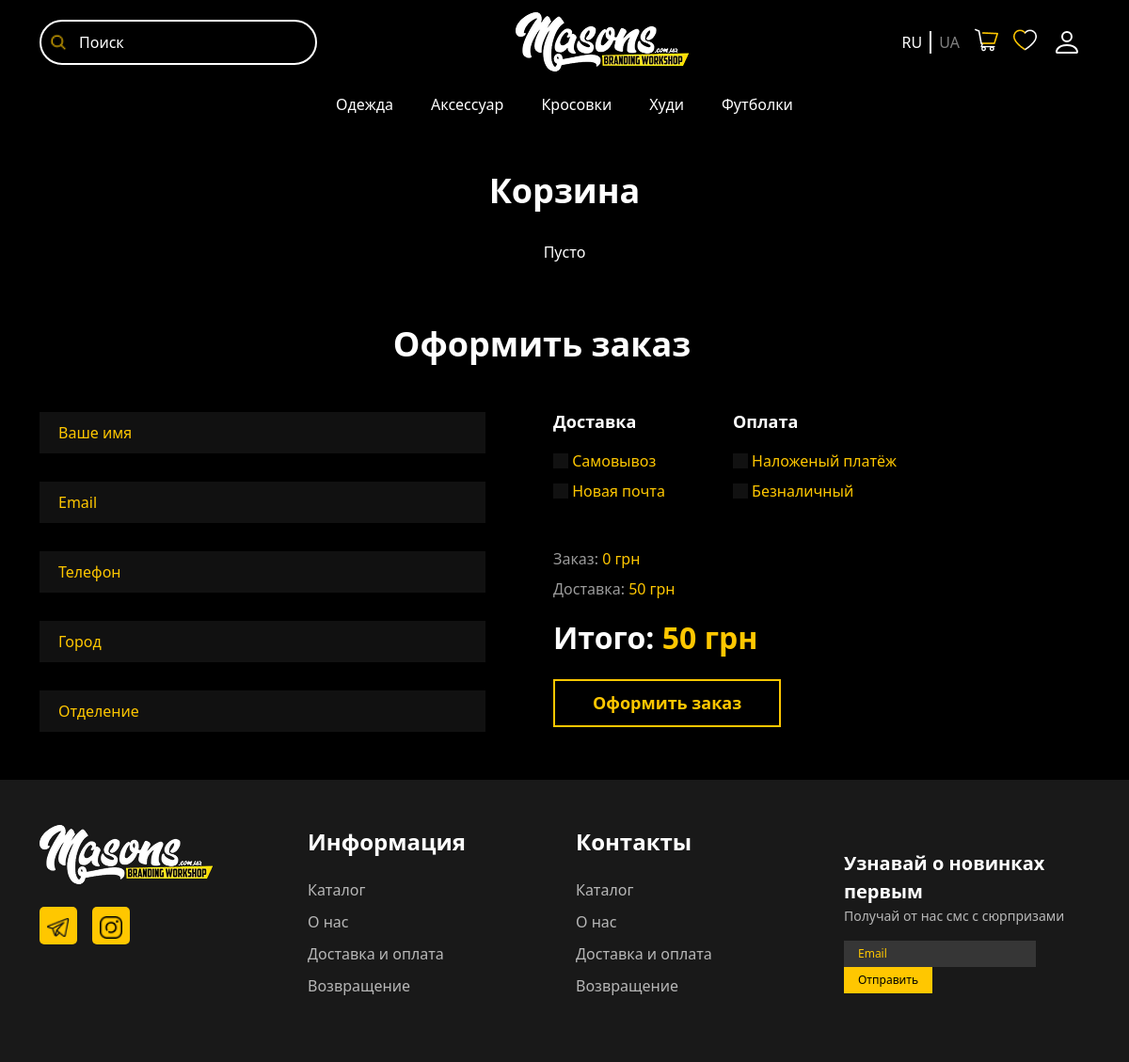
The page /cart/ (signed in) on the database as committed earlier.
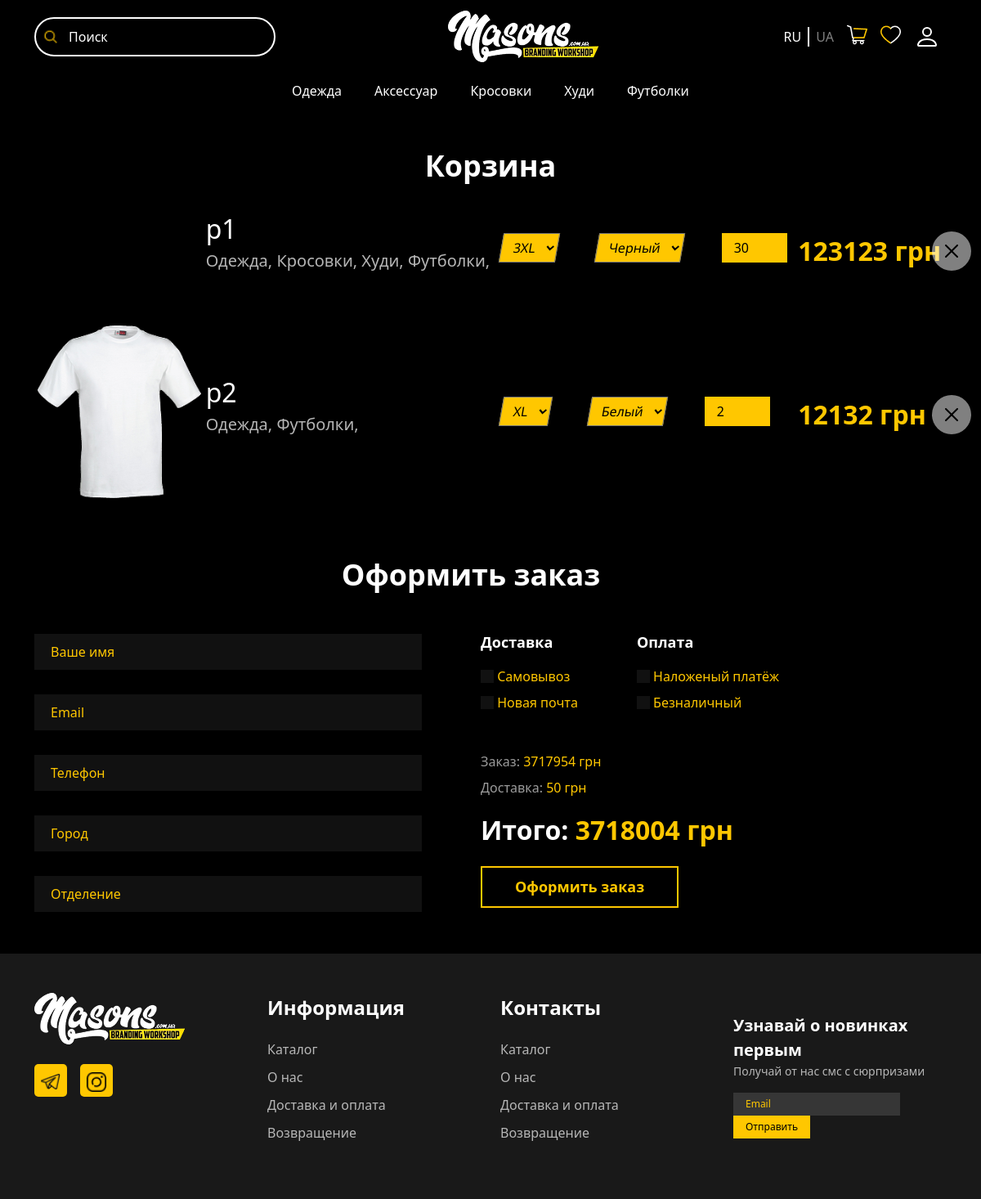
The same page on the database as committed later.
### products/models.py (models this page shows, shortened)
class TagsModel(models.Model):
    tag_name = models.CharField(max_length=50)
    def __str__(self):
        return self.tag_name

class ProdutsModel(models.Model):
    name = models.CharField(max_length=100)
    img = models.ImageField(upload_to='products/')
    description = models.TextField(max_length=500)
    price = models.PositiveIntegerField()
    tags = models.ManyToManyField(TagsModel)
    colors = models.ManyToManyField(ColorsModel)
    sizes = models.ManyToManyField(SizesModel)
    updated_at = models.DateTimeField(auto_now=True)
    created_at = models.DateTimeField(auto_now_add=True)

class SizesModel(models.Model):
    size_name = models.CharField(max_length=5)

class ColorsModel(models.Model):
    color_name = models.CharField(max_length=50)

### cart/models.py (models this page shows)
class CartModel(models.Model):
    product = models.ForeignKey(ProdutsModel, on_delete=models.CASCADE)
    user = models.ForeignKey(UsersModel, on_delete=models.CASCADE)
    size = models.ForeignKey(SizesModel, on_delete=models.SET_NULL, null=True)
    color = models.ForeignKey(ColorsModel, on_delete=models.SET_NULL, null=True)
    quantity = models.PositiveIntegerField(default=1)
    created_at = models.DateTimeField(auto_now_add=True)

### main/views.py (the view)
# urls.py: path('cart/', cart_view, name='cart'),
def cart_view(request):
    if not request.user.is_authenticated:
        return redirect('main:home')
    products = CartModel.objects.filter(user=request.user)
    payment = 0
    for cart_item in products:
        payment += cart_item.product.price * cart_item.quantity
    context = {
        'products': products,
        'payment': payment,
    }
    return render(request, 'mycart.html', context)

### main/templatetags/custom_tags.py (called while the page is built)
@register.simple_tag
def category_tags():
    return TagsModel.objects.all()

### templates/mycart.html (shortened to what this page needs)
{% extends 'base.html' %}
{% load static %}
{% block content %}
  {% include 'components/navbar.html' %}
  {% include 'components/category-nav.html' %}
  <div class="container content mycart py-5">
    <h5 class="title text-center">Корзина</h5>
    <div class="row list">
      <div class="col-12">
        <table class="w-100">
          {% for pr in products %}
            <tr class="product-item">
              <td class="text-center py-4">
                <img src="{{ pr.product.img.url }}" class="img-fluid product-img" alt="" />
              </td>
              <td class="py-4">
                <p class="name mb-0">{{ pr.product.name }}</p>
                <p class="categories">
                  {% for tag in pr.product.tags.all %}
                    {{ tag }},
                  {% endfor %}
                </p>
              </td>
              <td class="py-4">
                <form action="" class="filter-form">
                  <div class="d-flex gap-5">
                    <div class="d-flex">
                      <select name="" id="">
                        <option value="{{ pr.size.id }}">{{ pr.size.size_name }}</option>
                      </select>
                    </div>
                    <div class="d-flex">
                      <select name="" id="">
                        <option value="{{ pr.color.id }}">{{ pr.color.color_name }}</option>
                      </select>
                    </div>
                    <div class="d-flex">
                      <input type="number" class="number-inp" name="" max="100" min="0" id="" value="{{ pr.quantity }}" />
                    </div>
                  </div>
                </form>
              </td>
              <td class="position-relative py-4">
                <p class="price mt-4">{{ pr.product.price }} грн</p>
                <a href="{% url 'cart:delete_cart' id=pr.id %}" class="d-block btn-close cancel-btn position-absolute"></a>
              </td>
            </tr>
          {% empty %}
            <p class="text-center text-white mt-4">Пусто</p>
          {% endfor %}
        </table>
      </div>
    </div>
    <form action="{% url 'cart:order' %}" method="post" class=" pe-5">
      <div class="row checkout">
        <h5 class="title text-center mt-5 mb-5">Оформить заказ</h5>
        <div class="col-6">
          <div class="d-flex flex-column pe-5 gap-4 contact-form">
            <input required name="full_name" type="text" placeholder="Ваше имя" />
            <input required name="email" type="email" placeholder="Email" />
            <input required name="phone" type="text" placeholder="Телефон" />
            <input required name="city" type="text" placeholder="Город" />
            <input required name="section" type="text" placeholder="Отделение" />
          </div>
        </div>
        <div class="col-6">
          <div class="d-flex gap-5">
            <div>
              <p class="subtitle">Доставка</p>
              <div>
                <div>
                  <input required class="form-check-input radio-inp" type="radio" id="opt1" value="1" name="delivery_type" />
                  <label for="opt1">Самовывоз</label><br />
                </div>
                <div class="mt-2">
                  <input required class="form-check-input radio-inp" type="radio" id="opt2" value="2" name="delivery_type" />
                  <label for="opt2">Новая почта</label><br />
                </div>
              </div>
            </div>
            <div class="ms-4">
              <p class="subtitle">Оплата</p>
              <div>
                <div>
                  <input required class="form-check-input radio-inp" type="radio" id="op1" value="1" name="payment_type" />
                  <label for="op1">Наложеный платёж</label><br />
                </div>
                <div class="mt-2">
                  <input required  class="form-check-input radio-inp" type="radio" id="op2" value="2" name="payment_type" />
                  <label for="op2">Безналичный</label><br />
                </div>
              </div>
            </div>
          </div>
          <div class="mt-5 prices">
            <p class="m-0">
              Заказ: <span>{{payment}} грн</span>
            </p>
            <p class="m-0 mt-2">
              Доставка: <span>50 грн</span>
            </p>
          </div>
          <p class="m-0 mt-2 overall-price mt-3">
            Итого: <span>{{payment|add:50}} грн</span>
          </p>
          <button type="submit" class="buy-btn">Оформить заказ</button>
        </div>
      </div>
    </form>
  </div>
{% endblock %}

### templates/base.html (shortened to what this page needs)
{% load static %}
<!DOCTYPE html>
<html lang="en">
<head>
    <link rel="stylesheet" href="{% static 'bootstrap/css/bootstrap.css' %}">
    <link rel="stylesheet" href="{% static 'css/main.css' %}">
</head>
<body>
    {% block content %}
    {% endblock %}
     {% include './components/footer.html' %}
</body>
</html>

### templates/components/navbar.html (shortened to what this page needs)
{% load static %}
<nav class="navbar navbar-expand-lg mynav">
  <div class="container">
    <form action="{% url "main:search" %}" method="get" class="d-flex nav-search-form" role="search">
      <div class="position-relative">
        <button class="position-absolute h-100"><img class="img-fluid" src="{% static 'img/magnifier.png' %}" alt="" /></button>
        <input value="{{ request.GET.q }}" name="q" class="me-2" type="search" placeholder="Поиск" aria-label="Search" />
      </div>
    </form>
    <a class="navbar-brand" href="{% url 'main:home' %}"><img class="img-fluid" src="{% static 'img/brand.png' %}" alt="" /></a>
    <div class="" id="navbarSupportedContent">
      <ul class="navbar-nav me-auto mb-2 mb-lg-0">
        <li class="nav-item d-flex languages align-items-center">
          <a class="nav-link active" aria-current="page" href="#">RU</a>
          <div class="vertical-divider"></div>
          <a class="nav-link" aria-current="page" href="#">UA</a>
        </li>
        {% if request.user.is_authenticated %}
        <li class="nav-item">
          <a class="nav-link" aria-current="page" href="{%url 'main:cart'%}"><img src="{% static 'img/cart.png' %}" class="img-fluid" alt="" /></a>
        </li>
        <li class="nav-item">
          <a class="nav-link" aria-current="page" href="#"><img src="{% static 'img/like.png' %}" class="img-fluid" alt="" /></a>
        </li>
        <li class="nav-item">
          <a class="nav-link" aria-current="page" href="{% url "users:profile" %}">
          </a>
        </li>
        {% else %}
        <li class="nav-item">
          <a class="nav-link text-white" aria-current="page" href="{% url "users:login" %}">Вход</a>
        </li>
        {% endif %}
      </ul>
    </div>
  </div>
</nav>

### templates/components/category-nav.html
{% load custom_tags %}
{% category_tags as tags %}
<div>
    <ul class="cat-nav list-unstyled d-flex justify-content-center mb-0">
        {% for tag in tags %}
        <li class="{% if category.id == tag.id %}active{%endif%}"><a class="p-2 d-inline-block" href="{% url 'main:category' id=tag.id %}">{{tag.tag_name}}</a></li>
        {% endfor %}
    </ul>
</div>

### templates/components/footer.html (shortened to what this page needs)
{% load static %}
<div class="footer container-fluid py-5">
  <div class="container">
    <div class="row">
      <div class="col-3">
        <div>
          <img class="" src="{% static 'img/brand.png' %}" alt="" />
        </div>
        <div class="d-flex mt-4 gap-3">
          <a class="contact-btn p-2" target="_blank" href="https://t.me/umarhoshimov"><img class="img-fluid w-100" src="{% static 'img/tg.png' %}" alt="" /></a>
          <a class="contact-btn p-2" href=""><img class="img-fluid w-100" src="{% static 'img/instagram.png' %}" alt="" /></a>
        </div>
      </div>
      <div class="col-3">
        <p class="subtitle">Информация</p>
        <ul class="links list-unstyled">
          <li>
            <a href="">Каталог</a>
          </li>
          <li>
            <a href="">О нас</a>
          </li>
          <li>
            <a href="">Доставка и оплата</a>
          </li>
          <li>
            <a href="">Возвращение</a>
          </li>
        </ul>
      </div>
      <div class="col-3">
        <p class="subtitle">Контакты</p>
        <ul class="links list-unstyled">
          <li>
            <a href="">Каталог</a>
          </li>
          <li>
            <a href="">О нас</a>
          </li>
          <li>
            <a href="">Доставка и оплата</a>
          </li>
          <li>
            <a href="">Возвращение</a>
          </li>
        </ul>
      </div>
      <div class="col-3 get-news d-flex align-items-center">
        <div>
          <p class="title m-0">Узнавай о новинках первым</p>
          <p class="subtitle m-0">Получай от нас смс с сюрпризами</p>
          <form action="{% url 'main:email-subscribe' %}" method="get" class="mt-3">
            <input name="email" required type="email" placeholder="Email" />
            <button>Отправить</button>
          </form>
        </div>
      </div>
    </div>
  </div>
</div>

### static/css/main.css (style rules this page uses)
body { background-color: black; }
.cat-nav li a { padding: 10px 20px !important; transition: 0.3s; color: white; text-decoration: none; }

Rows that differ between the two databases and show on the page:
added CartModel: product.name "p1", size.size_name "3XL", color.color_name "Черный", quantity "30", product.price "123123", TagsModel (tag_name "Одежда"), TagsModel (tag_name "Кросовки"), TagsModel (tag_name "Худи"), TagsModel (tag_name "Футболки")
added CartModel: product.img (picture), product.name "p2", size.size_name "XL", color.color_name "Белый", quantity "2", product.price "12132", TagsModel (tag_name "Одежда"), TagsModel (tag_name "Футболки")
Other text that changed with them:
{{ payment }}: "0" → "3717954"
{{ payment|add:50 }}: "50" → "3718004"
text no longer shown: "Пусто"
